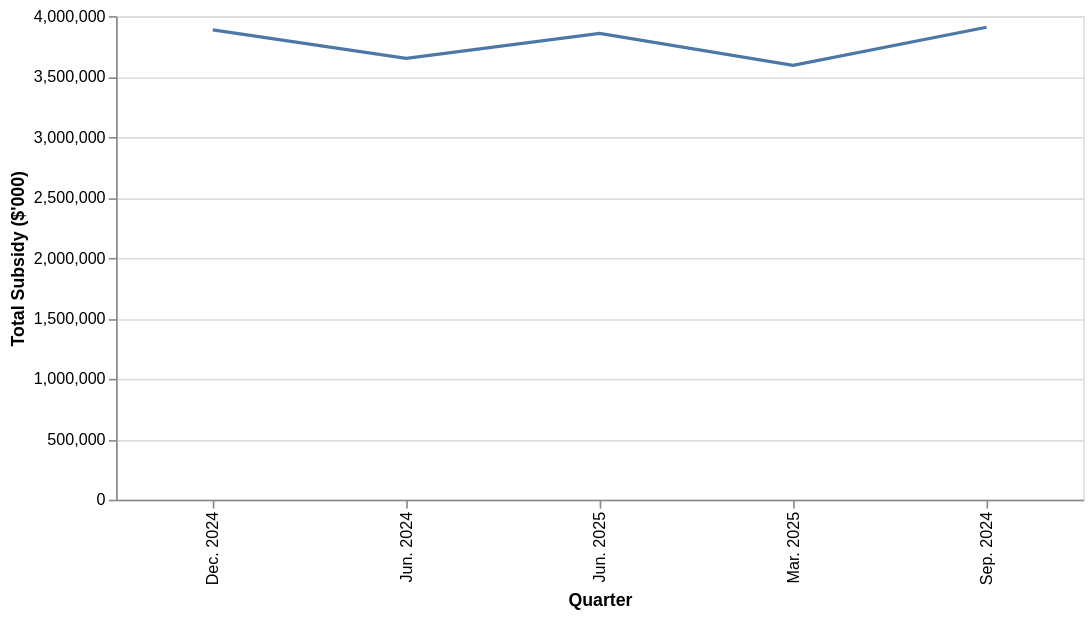

Express this chart as Vega-Lite.
### Vega-Lite specification from a JSON file in a GitHub repository (floating-point values rounded to 4 significant figures)
{"$schema": "https://vega.github.io/schema/vega-lite/v5.json", "description": "Total childcare subsidy over time", "width": 600, "height": 300, "data": {"values": [{"date": "Jun. 2024", "subsidy": 3650579}, {"date": "Sep. 2024", "subsidy": 3907805}, {"date": "Dec. 2024", "subsidy": 3885937}, {"date": "Mar. 2025", "subsidy": 3592973}, {"date": "Jun. 2025", "subsidy": 3856331}]}, "mark": "line", "encoding": {"x": {"field": "date", "type": "ordinal", "title": "Quarter"}, "y": {"field": "subsidy", "type": "quantitative", "title": "Total Subsidy ($'000)"}, "tooltip": [{"field": "date", "title": "Quarter"}, {"field": "subsidy", "title": "Total Subsidy ($'000)", "format": ",.0f"}]}}
